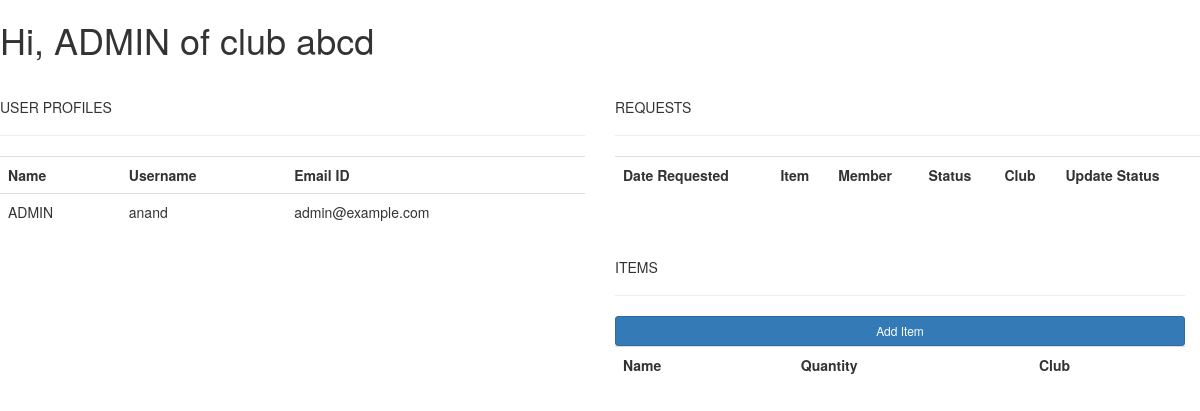
The page /convenordb (signed in) on the database its author committed.
### users/models.py (models this page shows)
class UserProfile(models.Model):
	user = models.OneToOneField(User, on_delete=models.CASCADE, related_name = 'userprofile', null=True, default=None)
	name = models.CharField(max_length=200, null=True)
	club =  models.ForeignKey(Club, null=True, on_delete= models.SET_NULL, related_name = 'user_club')
	def __str__(self):
		return self.name

class Club(models.Model):
	name = models.CharField(max_length=200, null=True)
	def __str__(self):
		return self.name

### users/views.py (the view)
# urls.py: path(r'convenordb',views.convenor_db,name='convenor_db'),
def convenor_db(request):
	print(request.user.username)
	userobj = request.user
	memberProfile = UserProfile.objects.get(user = userobj)
	clubProfile = memberProfile.club
	print(memberProfile)
	reqs = Request.objects.filter(item__club = clubProfile)
	items = clubProfile.items_of_club.all
	users = UserProfile.objects.filter(club=clubProfile)
	context = {'memberProfile':memberProfile, 'reqs':reqs, 'items':items, 'users':users}
	print(context)
	return render(request, 'users/convenor_dashboard.html', context)

### users/templates/users/convenor_dashboard.html (shortened to what this page needs)
{%  extends 'users/base.html' %}
{% block body_block %}
<h1> Hi, {{memberProfile}} of club {{memberProfile.club}}</h1>
<br>
<div class="row">
<div class="col-md-6">
    <h5>USER PROFILES</h5>
    <hr>
    <div class="card card-body">
        <table class="table table-sm">
            <tr>
                <th>Name</th>
                <th>Username</th>
                <th>Email ID</th>
            </tr>
            {% for person in users %}
                <tr>
                    <td>{{person.name}}</td>
                    <td>{{person.user.username}}</td>
                    <td>{{person.user.email}}</td>
                </tr>
            {% endfor %}
        </table>
    </div>
</div>
	<div class="col-md-6">
		<h5>REQUESTS</h5>
		<hr>
		<div class="card card-body">
			<table class="table table-sm">
				<tr>
					<th>Date Requested</th>
					<th>Item</th>
					<th>Member</th>
                    <th>Status</th>
                    <th>Club</th>
					<th>Update Status</th>
				</tr>
			</table>
		</div>
	</div>
</div>
<div class="row">
	<div class="col-md-6" style="position: absolute; right: 0px;">
		<h5>ITEMS</h5>
		<hr>
		<div class="card card-body">
            <a class="btn btn-primary  btn-sm btn-block" href="{% url 'create_item' memberProfile.club_id %}">Add Item</a>
			<table class="table table-sm">
				<tr>
					<th>Name</th>
					<th>Quantity</th>
                    <th>Club</th>
				</tr>
			</table>
		</div>
	</div>
</div>
{% endblock %}

### rows shown on the page
UserProfile: name "ADMIN", club "abcd", user.username "anand", user.email "admin@example.com"
